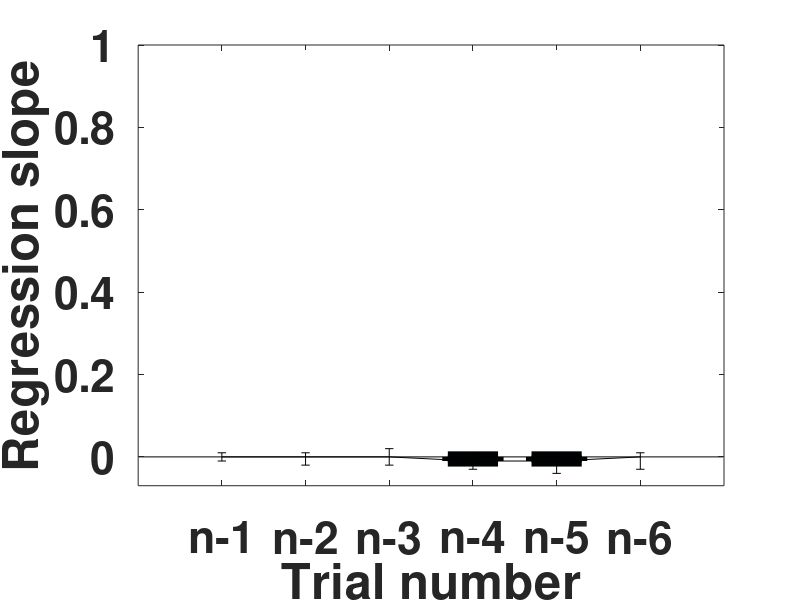

MATLAB code for this plot: (Note: this script raises an error after producing the figure.)
figure(101);
clf;
x=[1,; 2; 3; 4; 5; 6];
weights = [0.00; 0.00;  -0.00; -0.01; -0.01; 0.0];
%error = [0.90; 0.09; 0.11; 0.07; 0.12; 0.05; 0.11; 0.09 ];
interval_lower= [0.01; 0.02; 0.02; 0.02; 0.03; 0.03];
interval_upper=[0.01; 0.01; 0.02; 0.02; 0.01; 0.01];
width=0.6;
bar(x,weights,width,'FaceColor',[1.0,1.0,1.0],'EdgeColor',[0 .01 .01],'LineWidth',8);
% set('BarWidth',0.8); 
ylabel('Regression slope');
xlabel('Trial number','fontweight', 'bold','fontsize', 32); 
ylim([-0.07, 1.])
Labels = {'n-1', 'n-2', 'n-3', 'n-4', 'n-5','n-6' };
set(gca, 'XTick', 1:6, 'XTickLabel', Labels, 'fontweight', 'bold','fontsize', 32);
%legend ('Fitted weights 5% contrast experiment one');
hold on
numgroups=size(weights,1);
numbars=size(weights,3);
groupwidth=min(2, numbars/(numbars+2));
%x=[1-width/2,1+width/2;2-width/2, 2+width/2];
%x=[.85,1.15; 1.85, 2.15; 2.85, 3.15];

errorbar(x, weights, interval_lower, interval_upper, 'k','linestyle', 'none','linewidth', 8);

box off



